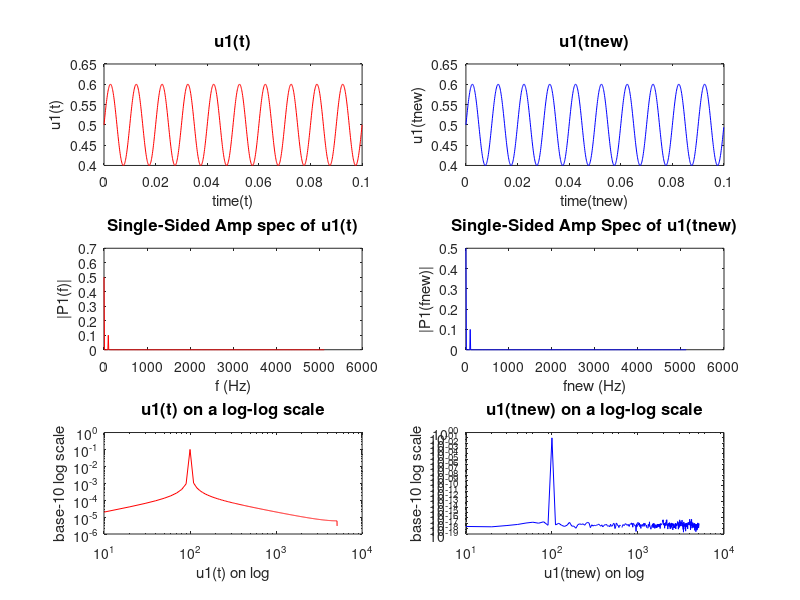

Write MATLAB code to recreate this figure. (Note: this script raises an error after producing the figure.)
clear; clc; close all;

% setting the variables
fs = 10240; % sampling frequency
T = 1/fs;
N = 1024;


t = (0:N)/fs;
u1 = 0.5 + 0.1*sin(2*pi*100*t);
Y = fft(u1);
P2 = abs(Y/N);
P1 = P2(1:N/2+1);
P1(2:end-1) = 2*P1(2:end-1);
f = fs*(0:(N/2))/N;

% tnew
tnew = (0:N-1)/fs;
u1new = 0.5 + 0.1*sin(2*pi*100*tnew);
Ynew = fft(u1new);
P2new = abs(Ynew/N);
P1new = P2new(1:N/2+1);
P1new(2:end-1) = 2*P1new(2:end-1);
fnew = fs*(0:(N/2))/N;


figure(301)

%u1(t) with t=(0:N)/fs
subplot(3,2,1)
plot(t, u1,'r-');
title('u1(t)','FontSize',12);
xlabel('time(t)');
ylabel('u1(t)');

% u1(tnew) 
subplot(3,2,2)
plot(tnew, u1new,'b-');
title('u1(tnew)','FontSize',12)
xlabel('time(tnew)');
ylabel('u1(tnew)');


% SSA of u1(t) 
subplot(3,2,3);
plot(f,P1,'r-');
title('Single-Sided Amp spec of u1(t)','FontSize',12)
xlabel('f (Hz)');
ylabel('|P1(f)|');

% SSA of u1(tnew) 
subplot(3,2,4)
plot(fnew,P1new,'b-');
title('Single-Sided Amp Spec of u1(tnew)','FontSize',12)
xlabel('fnew (Hz)');
ylabel('|P1(fnew)|');


subplot(3,2,5)
loglog(f,P1,'r-');
title('u1(t) on a log-log scale','FontSize',12)
xlabel('u1(t) on log');
ylabel('base-10 log scale');

subplot(3,2,6);
loglog(fnew,P1new,'b-');
title('u1(tnew) on a log-log scale','FontSize',12)
xlabel('u1(tnew) on log');
ylabel('base-10 log scale');


sgtitle('    Left side t=(0:N)/fs                         Right side tnew=(0:N-1)/fs')


